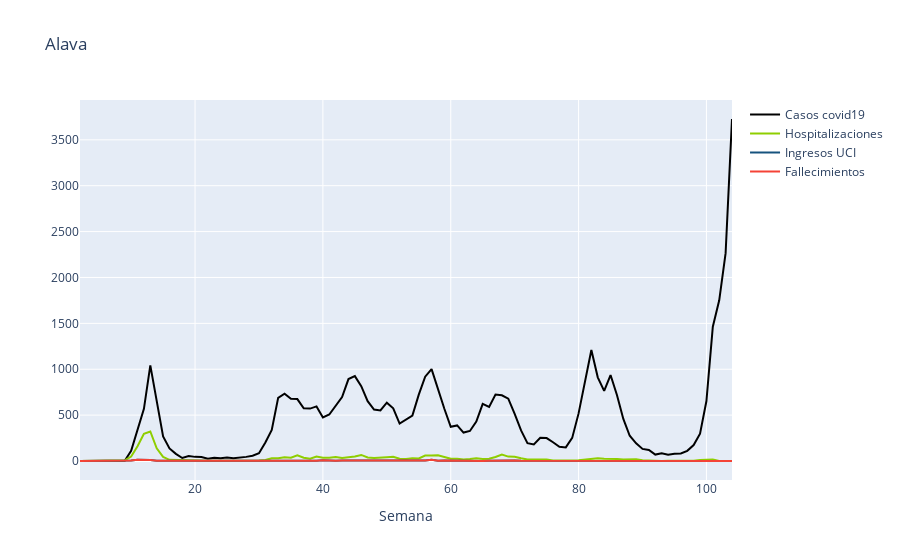

The code cell stored with this chart in its notebook:
### Code cell
# Alava
casos = go.Scatter(x= df_alava['Semana'] , y= df_alava['Casos'] , name= 'Casos covid19' , mode= 'lines' , marker= dict(color= '#000000'))
hospitalizaciones = go.Scatter(x= df_alava['Semana'] , y= df_alava['Hospitalizaciones'] , name= 'Hospitalizaciones' , mode= 'lines' , marker= dict(color= '#8fce00'))
uci = go.Scatter(x= df_alava['Semana'] , y= df_alava['Ingresos UCI'] , name= 'Ingresos UCI' , mode= 'lines' , marker= dict(color= '#16537e'))
fallecimientos = go.Scatter(x= df_alava['Semana'] , y= df_alava['Fallecimientos'] , name= 'Fallecimientos' , mode= 'lines' , marker= dict(color= '#f44336'))

data = [casos , hospitalizaciones , uci , fallecimientos]
layout = dict(title= 'Alava' , xaxis= dict(title= 'Semana'))

fig_alava = go.Figure(data= data , layout= layout)
iplot(fig_alava)

### Figure 1 — Plotly figure (JSON) as saved in the notebook; plotly's stock layout.template omitted (floating-point values rounded to 4 significant figures)
{"data": [{"marker": {"color": "#000000"}, "mode": "lines", "name": "Casos covid19", "type": "scatter", "x": [2, 3, 4, 5, 6, 7, 8, 9, 10, 11, 12, 13, 14, 15, 16, 17, 18, 19, 20, 21, 22, 23, 24, 25, 26, 27, 28, 29, 30, 31, 32, 33, 34, 35, 36, 37, 38, 39, 40, 41, 42, 43, 44, 45, 46, 47, 48, 49, 50, 51, 52, 53, 54, 55, 56, 57, 58, 59, 60, 61, 62, 63, 64, 65, 66, 67, 68, 69, 70, 71, 72, 73, 74, 75, 76, 77, 78, 79, 80, 81, 82, 83, 84, 85, 86, 87, 88, 89, 90, 91, 92, 93, 94, 95, 96, 97, 98, 99, 100, 101, 102, 103, 104], "y": [0, 0, 0, 0, 0, 0, 0, 2, 110, 332, 569, 1042, 665, 268, 137, 78, 33, 54, 45, 44, 25, 36, 30, 37, 31, 34, 45, 58, 85, 202, 339, 688, 733, 677, 675, 575, 571, 595, 475, 507, 602, 696, 893, 925, 815, 652, 561, 551, 636, 574, 408, 455, 495, 723, 919, 1001, 780, 569, 373, 388, 310, 327, 430, 622, 590, 725, 716, 680, 514, 333, 195, 181, 252, 250, 204, 155, 148, 252, 519, 882, 1209, 912, 764, 937, 720, 458, 275, 193, 132, 120, 70, 83, 69, 80, 82, 111, 174, 298, 654, 1463, 1751, 2265, 3727]}, {"marker": {"color": "#8fce00"}, "mode": "lines", "name": "Hospitalizaciones", "type": "scatter", "x": [2, 3, 4, 5, 6, 7, 8, 9, 10, 11, 12, 13, 14, 15, 16, 17, 18, 19, 20, 21, 22, 23, 24, 25, 26, 27, 28, 29, 30, 31, 32, 33, 34, 35, 36, 37, 38, 39, 40, 41, 42, 43, 44, 45, 46, 47, 48, 49, 50, 51, 52, 53, 54, 55, 56, 57, 58, 59, 60, 61, 62, 63, 64, 65, 66, 67, 68, 69, 70, 71, 72, 73, 74, 75, 76, 77, 78, 79, 80, 81, 82, 83, 84, 85, 86, 87, 88, 89, 90, 91, 92, 93, 94, 95, 96, 97, 98, 99, 100, 101, 102, 103, 104], "y": [0, 0, 0, 0, 2, 2, 8, 8, 49, 160, 296, 322, 138, 45, 13, 10, 11, 9, 2, 2, 2, 4, 4, 1, 1, 3, 3, 4, 5, 11, 29, 30, 42, 36, 63, 35, 24, 49, 35, 35, 44, 32, 39, 50, 66, 38, 33, 34, 42, 45, 24, 21, 30, 28, 59, 61, 62, 44, 24, 25, 16, 21, 31, 21, 24, 43, 70, 48, 45, 29, 16, 16, 15, 15, 5, 3, 3, 5, 8, 15, 23, 30, 24, 27, 23, 17, 20, 18, 8, 3, 3, 0, 4, 4, 1, 7, 4, 12, 13, 15, 1, 1, 0]}, {"marker": {"color": "#16537e"}, "mode": "lines", "name": "Ingresos UCI", "type": "scatter", "x": [2, 3, 4, 5, 6, 7, 8, 9, 10, 11, 12, 13, 14, 15, 16, 17, 18, 19, 20, 21, 22, 23, 24, 25, 26, 27, 28, 29, 30, 31, 32, 33, 34, 35, 36, 37, 38, 39, 40, 41, 42, 43, 44, 45, 46, 47, 48, 49, 50, 51, 52, 53, 54, 55, 56, 57, 58, 59, 60, 61, 62, 63, 64, 65, 66, 67, 68, 69, 70, 71, 72, 73, 74, 75, 76, 77, 78, 79, 80, 81, 82, 83, 84, 85, 86, 87, 88, 89, 90, 91, 92, 93, 94, 95, 96, 97, 98, 99, 100, 101, 102, 103, 104], "y": [0, 0, 0, 0, 0, 0, 0, 0, 5, 13, 15, 10, 3, 3, 1, 1, 0, 0, 0, 0, 0, 0, 0, 0, 0, 0, 1, 0, 0, 2, 1, 4, 4, 4, 5, 3, 5, 3, 9, 4, 3, 5, 5, 3, 4, 5, 5, 3, 6, 5, 3, 2, 2, 2, 6, 13, 3, 5, 3, 2, 1, 5, 3, 1, 4, 6, 10, 4, 6, 4, 4, 2, 3, 0, 0, 1, 0, 1, 0, 3, 0, 4, 2, 4, 2, 2, 0, 0, 2, 0, 1, 0, 0, 0, 0, 0, 0, 0, 1, 0, 0, 0, 0]}, {"marker": {"color": "#f44336"}, "mode": "lines", "name": "Fallecimientos", "type": "scatter", "x": [2, 3, 4, 5, 6, 7, 8, 9, 10, 11, 12, 13, 14, 15, 16, 17, 18, 19, 20, 21, 22, 23, 24, 25, 26, 27, 28, 29, 30, 31, 32, 33, 34, 35, 36, 37, 38, 39, 40, 41, 42, 43, 44, 45, 46, 47, 48, 49, 50, 51, 52, 53, 54, 55, 56, 57, 58, 59, 60, 61, 62, 63, 64, 65, 66, 67, 68, 69, 70, 71, 72, 73, 74, 75, 76, 77, 78, 79, 80, 81, 82, 83, 84, 85, 86, 87, 88, 89, 90, 91, 92, 93, 94, 95, 96, 97, 98, 99, 100, 101, 102, 103, 104], "y": [0, 0, 0, 0, 0, 0, 0, 0, 5, 13, 15, 10, 3, 3, 1, 1, 0, 0, 0, 0, 0, 0, 0, 0, 0, 0, 1, 0, 0, 2, 1, 4, 4, 4, 5, 3, 5, 3, 9, 4, 3, 5, 5, 3, 4, 5, 5, 3, 6, 5, 3, 2, 2, 2, 6, 13, 3, 5, 3, 2, 1, 5, 3, 1, 4, 6, 10, 4, 6, 4, 4, 2, 3, 0, 0, 1, 0, 1, 0, 3, 0, 4, 2, 4, 2, 2, 0, 0, 2, 0, 1, 0, 0, 0, 0, 0, 0, 0, 1, 0, 0, 0, 0]}], "layout": {"title": {"text": "Alava"}, "xaxis": {"title": {"text": "Semana"}}}}
